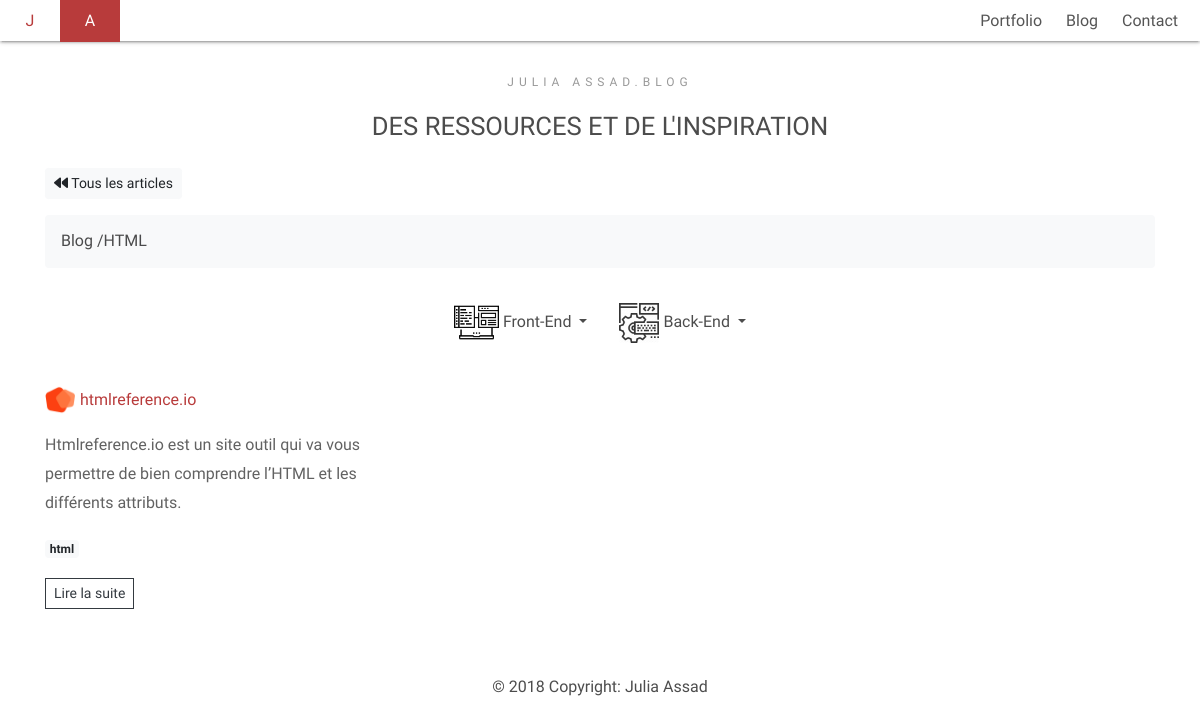
The page /Blog/categorie/html on the database its author committed.
### tables this page shows
CREATE TABLE `categories` (
  `category_id` int(11) NOT NULL,
  `category_name` varchar(255) NOT NULL,
  `category_type` varchar(255) NOT NULL,
  `category_name_slug` varchar(255) NOT NULL,
  `category_type_slug` varchar(255) NOT NULL
);

CREATE TABLE `article_categories` (
  `id` int(11) NOT NULL,
  `article_id` int(11) NOT NULL,
  `category_id` int(11) NOT NULL
);

CREATE TABLE `articles` (
  `article_id` int(11) NOT NULL,
  `article_title` varchar(255) NOT NULL,
  `article_content` text NOT NULL,
  `article_excerpt` text NOT NULL,
  `article_image` varchar(255) NOT NULL,
  `article_url` text NOT NULL,
  `article_slug` varchar(255) NOT NULL,
  `is_published` tinyint(1) NOT NULL DEFAULT '0'
);

### app/libraries/Core.php (called while the page is built, shortened)
<?php
class Core
{
 protected $currentMethod = 'Index';
 public function __construct()
 {
  $url = $this->getUrl();
  if (file_exists('../app/controllers/' . ucwords($url[0]) . '.php')) {
   unset($url[0]);
  }
  $this->currentController = new $this->currentController;
  if (isset($url[1])) {
   if (method_exists($this->currentController, $url[1])) {
    $this->currentMethod = $url[1];
    unset($url[1]);
   }
  }
  $this->params = $url ? array_values($url) : [];
  call_user_func_array([$this->currentController, $this->currentMethod], $this->params);
 }
 public function getUrl()
 {
  if (isset($_GET['url'])) {
   $url = rtrim($_GET['url'], '/');
   $url = filter_var($url, FILTER_SANITIZE_URL);
   $url = explode('/', $url);
   return $url;
  }
 }
}

### build/index.php (called while the page is built, shortened)
<?php
$init = new Core;

### app/libraries/Database.php (called while the page is built, shortened)
<?php
class Database
{
 private $host = DB_HOST;
 private $user = DB_USER;
 private $pass = DB_PASS;
 private $dbname = DB_NAME;
 private $dbh;
 private $stmt;
 public function __construct()
 {
  $dsn = 'mysql:host=' . $this->host . ';dbname=' . $this->dbname;
  $options = array(
   PDO::ATTR_PERSISTENT => true,
   PDO::ATTR_ERRMODE => PDO::ERRMODE_EXCEPTION,
  );
  try {
   $this->dbh = new PDO($dsn, $this->user, $this->pass, $options);
  } catch (PDOException $e) {
   $this->error = $e->getMessage();
   echo $this->error;
  }}
 public function query($sql)
 {
  $this->stmt = $this->dbh->prepare($sql);
 }
 public function bind($param, $value, $type = null)
 {
  if (is_null($type)) {
   switch (true) {
    default:
     $type = PDO::PARAM_STR;
   }
  }
  $this->stmt->bindValue($param, $value, $type);
 }
 public function execute()
 {
  return $this->stmt->execute();
 }
 public function resultSet()
 {
  $this->execute();
  return $this->stmt->fetchAll(PDO::FETCH_OBJ);
 }
 public function single()
 {
  $this->execute();
  return $this->stmt->fetch(PDO::FETCH_OBJ);
 }
}

### app/models/Categorymodel.php (called while the page is built, shortened)
<?php
class Categorymodel
{
    private $db;
    public function __construct()
    {
        $this->db = new Database;
    }
    public function getFrontCategories()
    {
        $this->db->query('SELECT * FROM categories
        INNER JOIN article_categories on categories.category_id = article_categories.category_id
        INNER JOIN articles on articles.article_id = article_categories.article_id
        WHERE category_type = :type
        AND articles.is_published = 1
        GROUP BY article_categories.category_id');
        $this->db->bind(':type', 'front-end');
        $results = $this->db->resultSet();
        return $results;
    }
    public function getBackCategories()
    {
        $this->db->query('SELECT * FROM categories
        INNER JOIN article_categories on categories.category_id = article_categories.category_id
        INNER JOIN articles on articles.article_id = article_categories.article_id
        WHERE category_type = :type
        AND articles.is_published = 1
        GROUP BY article_categories.category_id');
        $this->db->bind(':type', 'back-end');
        $results = $this->db->resultSet();
        return $results;
    }
    public function getCategoriesByNameSlug($nameSlug)
    {
        $this->db->query('SELECT * FROM categories WHERE category_name_slug = :name_slug');
        $this->db->bind(':name_slug', $nameSlug);
        $results = $this->db->resultSet();
        return $results;
    }
    public function getDatabaseCategories()
    {
        $this->db->query('SELECT * FROM categories
        INNER JOIN article_categories on categories.category_id = article_categories.category_id
        INNER JOIN articles on articles.article_id = article_categories.article_id
        WHERE category_type = :type
        AND articles.is_published = 1
        GROUP BY article_categories.category_id');
        $this->db->bind(':type', 'database');
        $results = $this->db->resultSet();
        return $results;
    }
    public function getCategories()
    {
        $this->db->query('SELECT * FROM categories INNER JOIN article_categories on article_categories.category_id = categories.category_id');
        $results = $this->db->resultSet();
        return $results;
    }
    public function getCategoryName($slug)
    {
        $this->db->query("SELECT * FROM categories WHERE category_name_slug = :slug");
        $this->db->bind(':slug', $slug);
        $row = $this->db->single();
        return $row;
    }
}

### app/models/Blogmodel.php (called while the page is built, shortened)
<?php
class Blogmodel
{
    private $db;
    public function __construct()
    {
        $this->db = new Database;
    }
    public function getArticlesbyCategoryName($nameSlug)
    {
        $this->db->query('SELECT * FROM articles INNER JOIN article_categories on article_categories.article_id = articles.article_id INNER JOIN categories on categories.category_id = article_categories.category_id WHERE articles.is_published = 1 AND categories.category_name_slug = :slug');
        $this->db->bind(':slug', $nameSlug);
        $results = $this->db->resultSet();
        return $results;
    }
}

### app/views/front/pages/category.php (the view, shortened to what this page needs)
<?php require APPROOT . '/views/inc/header.php';?>
<?php require APPROOT . '/views/inc/top-menu.php';?>
<div id="main" class="main-container">
    <section class="blog">
        <div class="container">
            <div class="row">
                <div class="col-sm-12">
                    <span class="heading-meta text-center">Julia Assad.blog</span>
                    <h2 class="mb-4 text-center section-title">Des Ressources et de l'inspiration</h2>
                    <a href="<?php echo URLROOT; ?>/Blog" class="btn btn-sm btn-light"><i class="fa fa-backward"
                            aria-hidden="true"></i>
                        Tous les articles</a>
                    <ul class="breadcrumb bg-light mt-3">
                        <li><a href="<?php echo URLROOT;?>/Blog">Blog</a> <span class="divider">/</span></li>
                        <li class="active"><?php echo $data['categoryName']->category_name;?></li>
                    </ul>
                    <nav class="navbar justify-content-center mb-4">
                        <?php if($data['frontCategories']):?>
                        <div class="nav-item dropdown">
                            <a class="nav-link dropdown-toggle" href="#" id="navbarDropdown" role="button"
                                data-toggle="dropdown" aria-haspopup="true" aria-expanded="false">
                                <img class="img-fluid front-end-img" src="../../img/front.png" width="45" height="45"
                                    alt="front-end icon">
                                Front-End
                            </a>
                        </div>
                        <?php endif;?>
                        <?php if($data['backCategories']):?>
                        <div class="nav-item dropdown">
                            <a class="nav-link dropdown-toggle" href="#" id="navbarDropdown2" role="button"
                                data-toggle="dropdown" aria-haspopup="true" aria-expanded="false">
                                <img class="img-fluid back-end-img" src="../../img/back.png" width="40" height="40"
                                    alt="front-end icon">
                                Back-End
                            </a>
                        </div>
                        <?php endif;?>
                    </nav>
                    <div class="row align-items-start mt-3">
                        <?php if($data['articles']):?>
                        <?php foreach($data['articles'] as $article):?>
                        <div class="col-md-6 col-lg-4">
                            <div class="article">
                                <div class="article--meta">
                                    <img class="article--image img-fluid"
                                        src="../../uploads/<?php echo $article->article_image; ?>" alt="">
                                    <h3 class="article--title"><a
                                            href="<?php echo URLROOT; ?>/Blog/article/<?php echo $article->article_slug; ?>"><?php echo $article->article_title; ?></a>
                                    </h3>
                                </div>
                                <div class="article--excerpt">
                                    <?php echo $article->article_excerpt; ?>
                                </div>
                                <div class="mb-3">
                                    <?php foreach ($data['categories'] as $category):?>
                                    <?php if($article->article_id == $category->article_id):?>
                                    <a href="<?php echo URLROOT;?>/Blog/categorie/<?php echo $category->category_name_slug;?>"
                                        class="badge badge-light"><?php echo $category->category_name_slug;?></a>
                                    <?php endif;?>
                                    <?php endforeach;?>
                                </div>
                                <a href="<?php echo URLROOT; ?>/Blog/article/<?php echo $article->article_slug; ?>"
                                    class="btn btn-sm btn-outline-dark rounded-0">Lire la suite</a>
                            </div>
                        </div>
                        <?php endforeach;?>
                        <?php else:?>
                        <div class="col-12">
                            <p>Pas d'articles pour l'instant</p>
                        </div>
                        <?php endif;?>
                    </div>
                </div>
            </div>
        </div>
    </section>
</div>
<?php require APPROOT . '/views/inc/footer.php';?>

### rows shown on the page
categories: category_name "HTML"
article_categories: article.article_image (picture), article.article_title "htmlreference.io", article.article_excerpt "Htmlreference.io est un site outil qui va vous permettre de bien comprendre l’HTML et les différents attributs.", category.category_name_slug "html"
